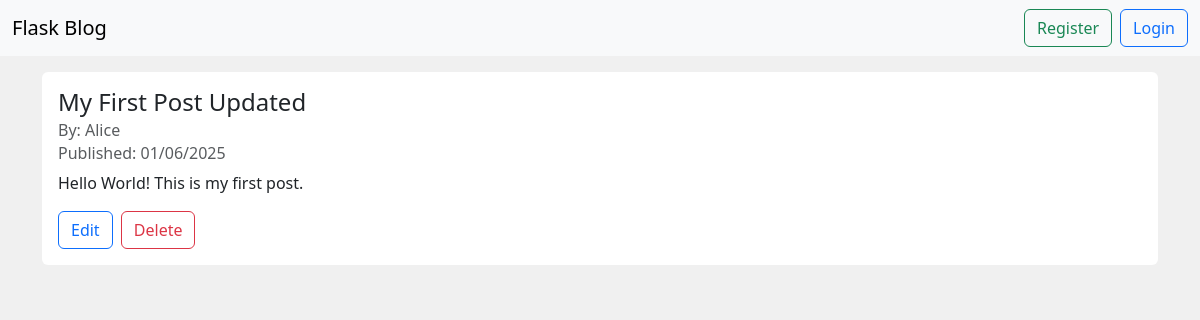
/posts/1, run on the app's committed database.
### app/models.py (models this page shows, shortened)
class Post(db.Model):
    id = db.Column(db.Integer, primary_key=True)
    title = db.Column(db.String(255), nullable=False)
    content = db.Column(db.Text, nullable=False)
    created_at = db.Column(db.DateTime, default=datetime.now)
    user_id = db.Column(db.Integer, db.ForeignKey('user.id'))

class User(db.Model, UserMixin):
    id = db.Column(db.Integer, primary_key=True)
    name = db.Column(db.String(100), nullable=False)
    email = db.Column(db.String(100), nullable=False, unique=True)
    created_at = db.Column(db.DateTime, default=datetime.now)
    password = db.Column(db.String(128), nullable=False)
    posts = db.relationship('Post', backref='author', lazy=True)

### app/routes.py (the view)
@main.route("/posts/<int:id>")
def get_post(id):
    post = Post.query.get_or_404(id)
    return render_template("post.html", post=post)

### app/templates/post.html (shortened to what this page needs)
{% extends "base.html" %} {% block content %}
<div class="row">
  <div class="col mb-3">
    <div class="card h-100 border border-0">
      <div class="card-body">
        <h4 class="card-title">{{ post.title|title }}</h4>
        <h6 class="card-subtitle mb-2 text-body-secondary">
          By: {{ post.author.name }}
        </h6>
        <h6 class="card-subtitle mb-2 text-body-secondary">
          Published: {{ post.created_at.strftime('%d/%m/%Y') }}
        </h6>
        <p class="card-text">{{ post.content }}</p>
        <a
          href="{{ url_for('main.edit_post', id=post.id) }}"
          class="btn btn-outline-primary me-1"
          >Edit</a
        >
        <a
          href="{{ url_for('main.delete_post', id=post.id) }}"
          class="btn btn-outline-danger me-2"
          >Delete</a
        >
      </div>
    </div>
  </div>
</div>
{% endblock %}

### app/static/css/style.css (style rules this page uses)
body { background-color: #f0f0f0; }

### data on the page
Post: title "My First Post Updated", created_at "01/06/2025", content "Hello World! This is my first post."
User: author.name "Alice"
